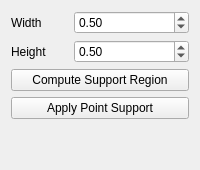
        <widget class="QWidget" name="addPointSupport">
         <attribute name="title">
          <string>Point Support</string>
         </attribute>
         <layout class="QVBoxLayout" name="pLayout" stretch="0">
          <item>
           <layout class="QVBoxLayout" name="pointLayout" stretch="0,0,0,1,0">
            <item>
             <layout class="QHBoxLayout" name="pointLayout1" stretch="1,2">
              <item>
               <widget class="QLabel" name="label_pDiameter">
                <property name="text">
                 <string>Width</string>
                </property>
               </widget>
              </item>
              <item>
               <widget class="QDoubleSpinBox" name="doubleSpinBox_pDiameter">
                <property name="value">
                 <double>0.500000000000000</double>
                </property>
               </widget>
              </item>
             </layout>
            </item>
            <item>
             <layout class="QHBoxLayout" name="pointLayout2" stretch="1,2">
              <item>
               <widget class="QLabel" name="label_pHeight">
                <property name="text">
                 <string>Height</string>
                </property>
               </widget>
              </item>
              <item>
               <widget class="QDoubleSpinBox" name="doubleSpinBox_pHeight">
                <property name="value">
                 <double>0.500000000000000</double>
                </property>
               </widget>
              </item>
             </layout>
            </item>
            <item>
             <widget class="QPushButton" name="pushButton_3">
              <property name="text">
               <string>Compute Support Region</string>
              </property>
             </widget>
            </item>
            <item>
             <widget class="QPushButton" name="applyPointSupportButton">
              <property name="text">
               <string>Apply Point Support</string>
              </property>
              <property name="checkable">
               <bool>true</bool>
              </property>
             </widget>
            </item>
            <item>
             <spacer name="pLayoutSpacer">
              <property name="orientation">
               <enum>Qt::Vertical</enum>
              </property>
              <property name="sizeHint" stdset="0">
               <size>
                <width>20</width>
                <height>40</height>
               </size>
              </property>
             </spacer>
            </item>
           </layout>
          </item>
         </layout>
        </widget>
